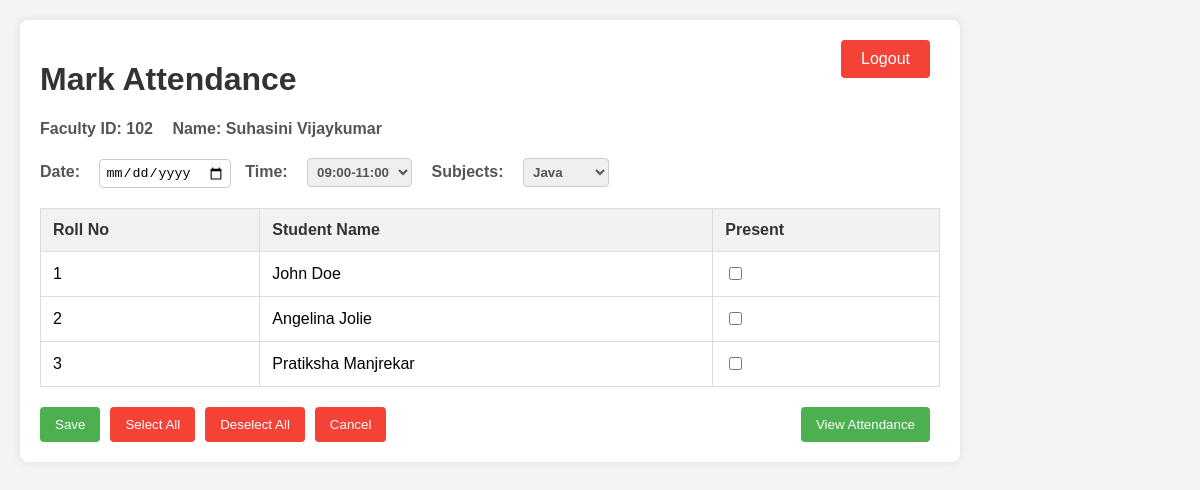
/dashboard/faculty/2/ (signed in), run on the app's committed database.
### attendance/models.py (models this page shows, shortened)
class Faculty(models.Model):
    user       = models.OneToOneField(User,on_delete=models.CASCADE)
    faculty_id = models.CharField(max_length=10, unique=True)
    name       = models.CharField(max_length=100)
    password   = models.CharField(max_length=100)
    subjects   = models.ManyToManyField(Subject)

class Student(models.Model):
    user     = models.OneToOneField(User,on_delete=models.CASCADE)
    roll_no  = models.CharField(max_length=10, unique=True)
    name     = models.CharField(max_length=100)
    password = models.CharField(max_length=100)
    subjects = models.ManyToManyField(Subject)

### attendance/views.py (the view, shortened to what this page needs)
# urls.py: path('dashboard/faculty/<int:faculty_id>/', views.faculty_dashboard, name='faculty_dashboard'),
def faculty_dashboard(request, faculty_id):
    if not request.user.is_authenticated:
        return redirect('faculty_login')
    faculty  = Faculty.objects.get(id=faculty_id)
    subjects = faculty.subjects.all()
    students = Student.objects.all()
    return render(request, 'faculty_dashboard.html', {
        'faculty' : faculty,
        'subjects': subjects,
        'students': students,
        'form'    : AttendanceForm()
    })

### attendance/forms.py
class AttendanceForm(forms.Form):
    date       = forms.DateField(widget=forms.SelectDateWidget)
    time_slot  = forms.ChoiceField(choices=[
        ('09:00-11:00', '09:00-11:00'),
        ('11:00-13:00', '11:00-13:00'),
        ('13:00-15:00', '13:00-15:00'),
        ('15:00-17:00', '15:00-17:00'),
    ])
    subject    = forms.ModelChoiceField(queryset=Subject.objects.all())
    is_present = forms.BooleanField(required=False)

### attendance/templates/faculty_dashboard.html (shortened to what this page needs)
<!DOCTYPE html>
<html>
<head>
</head>
<body>
    <div class="container">
        <div class="dashboard-header">
            <h1>Mark Attendance</h1>
            <button class="logout-button" onclick="location.href='/';">Logout</button>
        </div>
        <div>
            <span class="inline">Faculty ID: {{ faculty.faculty_id }}</span>
            <span class="inline">Name: {{ faculty.name }}</span>
        </div>
        <form method="post">
            <div>
                <label class="inline" for="date">Date:</label>
                <input type="date" id="date" name="date" required>
                <label class="inline" for="time_slot">Time:</label>
                <select id="time_slot" name="time_slot" class="inline">
                    <option value="09:00-11:00">09:00-11:00</option>
                </select>
                <label class="inline" for="subject">Subjects:</label>
                <select id="subject" name="subject" class="inline">
                    {% for subject in subjects %}
                        <option value="{{ subject.id }}">{{ subject.name }}</option>
                    {% endfor %}
                </select>
            </div>
            <table>
                <thead>
                    <tr>
                        <th>Roll No</th>
                        <th>Student Name</th>
                        <th>Present</th>
                    </tr>
                </thead>
                <tbody>
                    {% for student in students %}
                    <tr>
                        <td>{{ student.roll_no }}</td>
                        <td>{{ student.name }}</td>
                        <td><input type="checkbox" name="present_{{ student.id }}"></td>
                    </tr>
                    {% endfor %}
                </tbody>
            </table>
            <div class="buttons-container">
                <div class="left-buttons">
                    <button type="submit">Save</button>
                    <button type="button" onclick="selectAll()">Select All</button>
                    <button type="button" onclick="deselectAll()">Deselect All</button>
                    <button type="button" onclick="cancel()">Cancel</button>
                </div>
                <button class="view-attendance-button" onclick="location.href='{% url 'view_attendance' faculty.id %}';">View Attendance</button>
            </div>
        </form>
    </div>
</body>
</html>

### attendance/templates/faculty_dashboard.html (style rules this page uses)
body { font-family: Arial, sans-serif; margin: 0; padding: 0; background-color: #f4f4f4; }
h1, h2 { text-align: center; color: #333; }
.container { max-width: 900px; margin: 20px auto; padding: 20px; background-color: white; border-radius: 8px; box-shadow: 0 0 10px rgba(0, 0, 0, 0.1); position: relative; }
.inline { display: inline-block; margin-right: 15px; font-weight: bold; color: #555; }
form { margin-top: 20px; }
label { font-weight: bold; color: #333; }
input[type="date"], select { padding: 5px; margin-right: 10px; border: 1px solid #ccc; border-radius: 4px; }
table { width: 100%; border-collapse: collapse; margin-top: 20px; }
th, td { padding: 12px; text-align: left; border: 1px solid #ddd; }
th { background-color: #f2f2f2; color: #333; }
button { padding: 10px 15px; margin-right: 10px; border: none; border-radius: 4px; background-color: #4CAF50; color: white; cursor: pointer; }
button[type="submit"] { background-color: #4CAF50; }
button[type="button"] { background-color: #f44336; }
.dashboard-header { display: flex; justify-content: space-between; align-items: center; }
.logout-button { position: absolute; top: 20px; right: 20px; background-color: #f44336; color: white; border: none; padding: 10px 20px; border-radius: 4px; cursor: pointer; font-size: 16px; }
.container { margin: 20px; }
.buttons-container { display: flex; justify-content: space-between; align-items: center; margin-top: 20px; }
.left-buttons { display: flex; }
.view-attendance-button { background-color: #4CAF50; color: white; padding: 10px 15px; border: none; border-radius: 4px; cursor: pointer; }

### data on the page
Faculty: faculty_id "102", name "Suhasini Vijaykumar"
Student: roll_no "1", name "John Doe"
Student: roll_no "2", name "Angelina Jolie"
Student: roll_no "3", name "Pratiksha Manjrekar"

### other printed values
form field subject "Java"
